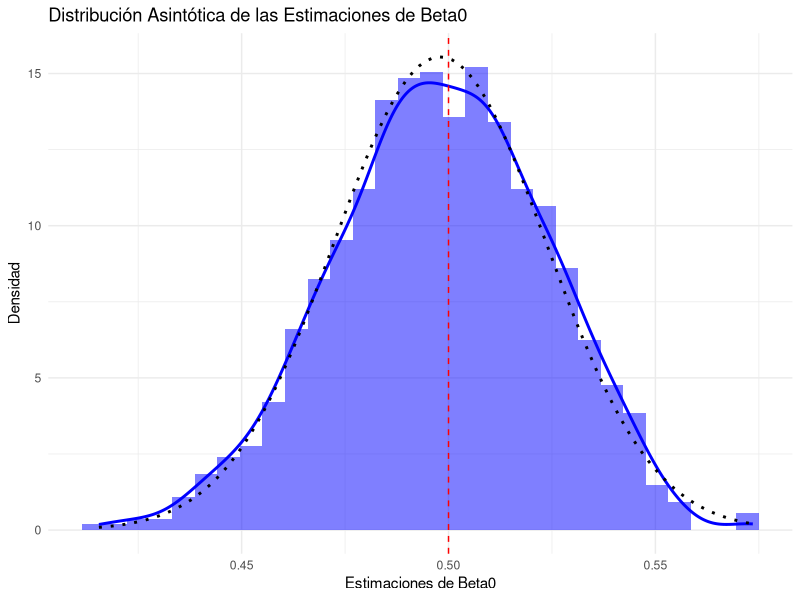
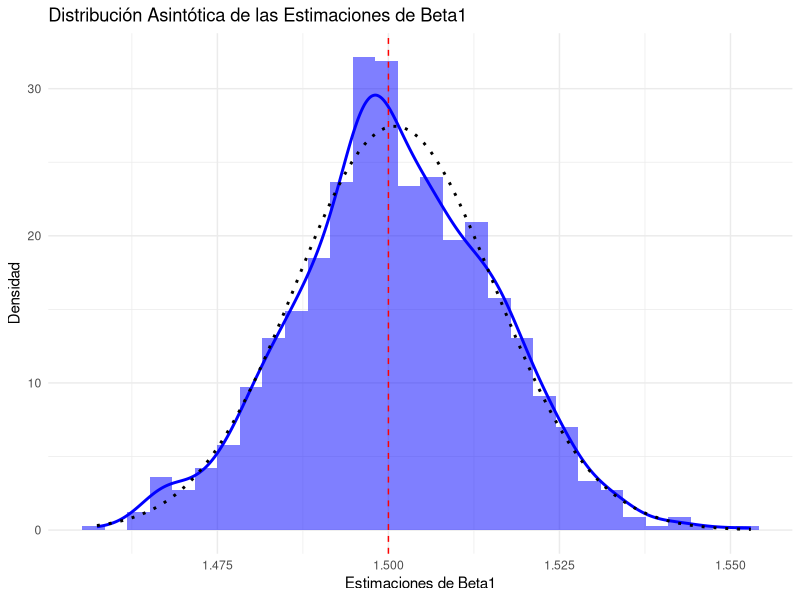

The R source for these figures, in order:
# ==========================================================
# Maestría en Ciencia y Análisis de Datos
# Universidad Mayor de San Andrés
# ----------------------------------------------------------
#   Modelos lineales y modelos lineales generalizados
# ----------------------------------------------------------
#        Rolando Gonzales Martinez, Julio 2024
# ==========================================================
#  Simulación de la Distribución Asintótica Normal de los
#    Estimadores en un Modelo de Regresión de Poisson
# ==========================================================
library(ggplot2)

# Función para simular datos y estimar los parámetros beta en un modelo de Poisson
simulate_asymptotic_distribution_poisson <- function(n, beta0 = 0.5, beta1 = 1.5, num_sim = 1000) {
  beta0_hats <- numeric(num_sim)
  beta1_hats <- numeric(num_sim)
  
  for (i in 1:num_sim) {
    x <- rnorm(n)
    lambda <- exp(beta0 + beta1 * x)
    y <- rpois(n, lambda)
    model <- glm(y ~ x, family = poisson(link = "log"))
    coefs <- coef(model)
    beta0_hats[i] = coefs[1]
    beta1_hats[i] = coefs[2]
  }
  
  data.frame(beta0_hat = beta0_hats, beta1_hat = beta1_hats)
}

# Parámetros verdaderos
beta0_true <- 0.5
beta1_true <- 1.5

# Tamaño de muestra grande para observar la normalidad asintótica
sample_size <- 1000

# Realizar simulación
set.seed(123)
results <- simulate_asymptotic_distribution_poisson(sample_size, beta0_true, beta1_true)

# Graficar los resultados para beta0
ggplot(results, aes(x = beta0_hat)) +
  geom_histogram(aes(y = ..density..), bins = 30, fill = "blue", alpha = 0.5) +
  geom_density(color = "blue", size = 1) +
  geom_vline(xintercept = beta0_true, linetype = "dashed", color = "red") +
  stat_function(fun = dnorm, args = list(mean = mean(results$beta0_hat), sd = sd(results$beta0_hat)), 
                color = "black", linetype = "dotted", size = 1) +
  labs(title = "Distribución Asintótica de las Estimaciones de Beta0",
       x = "Estimaciones de Beta0",
       y = "Densidad") +
  theme_minimal()

# Graficar los resultados para beta1
ggplot(results, aes(x = beta1_hat)) +
  geom_histogram(aes(y = ..density..), bins = 30, fill = "blue", alpha = 0.5) +
  geom_density(color = "blue", size = 1) +
  geom_vline(xintercept = beta1_true, linetype = "dashed", color = "red") +
  stat_function(fun = dnorm, args = list(mean = mean(results$beta1_hat), sd = sd(results$beta1_hat)), 
                color = "black", linetype = "dotted", size = 1) +
  labs(title = "Distribución Asintótica de las Estimaciones de Beta1",
       x = "Estimaciones de Beta1",
       y = "Densidad") +
  theme_minimal()
